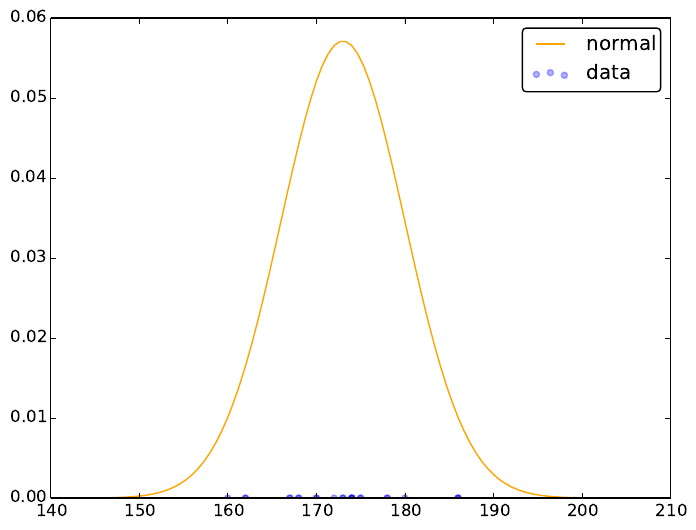

Python code for this plot:
from scipy.stats import norm
import matplotlib.pyplot as plt
import numpy as np
import os
from math import ceil, floor


def plotData(data, x, fitted_pdf, filename=None):
    # create a figure and its axes
    fig = plt.figure()
    axs = fig.add_subplot(111)

    # plot the normal
    axs.plot(x, fitted_pdf, color='orange', label='normal')

    # plot the data points
    axs.scatter(data, [0] * len(data), alpha=0.3, color='blue', label="data")

    # insert a legend in the plot (using label)
    plt.legend(fancybox=True)

    # limit the x and y axis
    axs.set_xlim(floor(min(x)/10)*10, ceil(max(x)/10)*10)
    axs.set_ylim((floor(min(fitted_pdf)*100))/100, (ceil(max(fitted_pdf)*100))/100)

    # either show figure on screen or write it to disk
    if filename == None:
        plt.show()
    else:
        plt.savefig(filename, facecolor='w', edgecolor='w',
                    papertype=None, format='pdf', transparent=False,
                    bbox_inches='tight', pad_inches=0.1)
    plt.close()


if __name__ == "__main__":
    # define path of the data file, type of data to be read and read data from file
    data_path = 'whData.dat'
    dt = np.dtype([('w', np.float), ('h', np.float), ('g', np.str_, 1)])
    data = np.loadtxt(data_path, dtype=dt, comments='#', delimiter=None)

    # read height information into 1D array while eliminating the outliers
    heights = np.array([d[1] for d in data if d[1] > 0])

    # calculate the mean and the standard deviation
    mean, standard_deviation = norm.fit(heights)

    # create a range where the probability density will be calculated
    x = np.linspace(min(heights)-20, max(heights)+20, 100)

    # create the probability density function using the parameters we obtained above
    fitted_pdf = norm.pdf(x, loc=mean, scale=standard_deviation)

    # define the output path and plot the data
    figure_path = 'task1_2.pdf'
    plotData(heights, x, fitted_pdf, figure_path)
